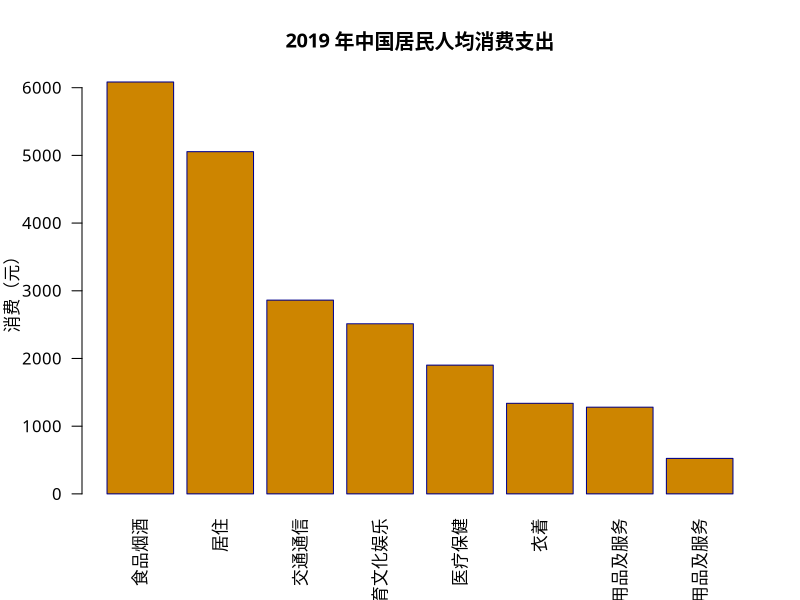
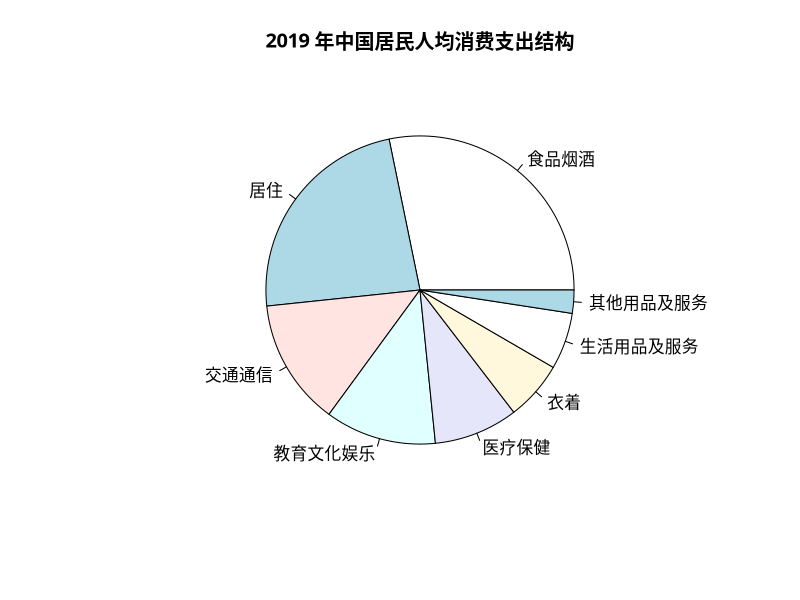

These charts were generated, in order, by the following R code:
## ---- chunk 1
getwd()
## ---- chunk 2
num_x <- c(1.2, 4.5, 6)
int_x <- c(1L, 6L, 80L)
log_x <- c(TRUE, FALSE, T, F, F)
cha_x <- c('yanfei', 'feng')
cha_x
## ---- chunk 3
10:15
seq(from=1, to=10, by=3)
LETTERS[1:10]
rep(14, 10)
## ---- chunk 4
l <- list(a = c(1, 2), b = "apple", c = list(1,2))
l
str(l)
## ---- chunk 5
m <- matrix(c(1:6), 2, 3)
m
## ---- chunk 6
dim(m)
t(m)
## ---- chunk 7
n <- matrix(c(8:13), 2, 3)
rbind(m, n)
cbind(m, n)
## ---- chunk 8
df <- data.frame(x = 1:10, y = letters[1:10])
str(df)
## ---- chunk 9
df <- data.frame(x = 1:3)
df$y <- list(1:2, 1:3, 1:4)
df
## ---- chunk 10
x <- 1:10
x[1]  # 提取第一个元素
x[2]  # 提取第二个元素
x[c(1, 3, 4)] # 提取第1、3、4个元素
x[x > 2] # 提取大于2的元素
## ---- chunk 11
x <- list(a = 1:4, b = letters[1:4], d = c(TRUE, FALSE))
x[[1]] # 提取x的第一个元素
x[['b']] # 提取x的b元素
x$a # 提取x的a元素
x[1] # [] 返回的数据结构和x相同，还是一个列表
x[c(1,3)]
## ---- chunk 12
x <- matrix(1:6, 2, 3)
x[1, 2] # 提取x的第一行第二列
x[, 2] # 提取x的第二列
## ---- chunk 13
x <- data.frame(a = 1:10, b = letters[1:10], d = rnorm(10))
x$a # 提取x的a元素，相当于 x[[1]]
x[1] # 返回的还是数据框
head(x) # 查看x的前6行
tail(x) # 查看x的后6行
nrow(x) # x的行数
ncol(x) # x的列数
names(x) # x的列名
## ---- chunk 14
## Generate a uniform random number
x <- runif(1, 0, 10)  
if(x > 3) {
  y <- 10
} else {
  y <- 0
}
y
## ---- chunk 15
x <- c("a", "b", "c", "d")
for(i in 1:4) {
  ## 打印 x 中的第 i 个元素
  print(x[i])  
}
## ---- chunk 16
x <- c("a", "b", "c", "d")
for(x.ele in x) {
  print(x.ele)  
}
## ---- chunk 17
x <- list(a = 1:5, b = rnorm(10))
lapply(x, mean)
## ---- chunk 18
x <- 1:4
lapply(x, runif)
## ---- chunk 19
x <- list(a = 1:5, b = rnorm(10))
lapply(x, mean)
sapply(x, mean)
x <- 1:4
lapply(x, runif)
sapply(x, runif)
## ---- chunk 20
x <- rep(3, 4)
lapply(x, runif)
sapply(x, runif)
## ---- chunk 21
x <- matrix(rnorm(200), 20, 10)
# 对矩阵 x 的列求均值
apply(x, 2, mean)
# 对矩阵 x 的每一行求 20% 和 75% 分位数
apply(x, 1, quantile, probs = c(0.25, 0.75))
## ---- chunk 22
x <- c(rnorm(100), runif(100), rt(100, 2))
# 定义一个因子型的分组变量
f <- gl(3, 100)
# 求每一组的均值
tapply(x, f, mean)
## ---- chunk 23
mapply(rep, 1:4, 4:1)
## ---- chunk 24
list(rep(1, 4), rep(2, 3), rep(3, 2), rep(4, 1))
## ---- chunk 25
f <- function(x = 1:3, y) c(x, y)
f(1:3, 1:3)
mapply(f, 1:3, 1:3)
## ---- chunk 26
vf <- Vectorize(f)
vf(1:3,1:3)
## ---- chunk 27
f <- function(num  = 1) {
    myname <- "Yanfei \n"
    for (i in seq_len(num)) {
        cat(myname)
    }
    myname.length <- nchar(myname) * num
    return(myname.length)
}
mynamel <- f(3)
print(mynamel)
## ---- chunk 28
tab <- tibble::tibble(
  "R 函数" = c(
    "`barplot()`","`pie()`", "`hist()`","`density()`","`boxplot()`", "`plot()`", "`smoothScatter()`", "`pairs()`", "`image()`", "`contour()`", "`persp()`"),
  "描述" = c("条形图",
           "饼图",
           "直方图",
           "核密度图",
           "箱线图",
           "散点图",
           "带有平滑密度的散点图",
           "两两散点图",
           "图像",
           "等高线图",
           "三维图"))
knitr::kable(tab, booktabs=TRUE, longtable=FALSE, escape=FALSE, caption = "R 中的基础绘图函数")
## ---- chunk 29
expense <- data.frame(
  消费 = c(6084, 5055, 2862, 2513, 1902, 1338, 1281, 524), 
  类别 = c("食品烟酒", "居住",
         "交通通信", "教育文化娱乐",
         "医疗保健", "衣着",
         "生活用品及服务", "其他用品及服务"))
par(family = 'SimHei')
barplot(height = expense$消费, 
        main = "2019 年中国居民人均消费支出", 
        ylab = "消费（元）", 
        names.arg = expense$类别,
        border = 'darkblue',
        col = "orange3",
        las = 2)
## ---- chunk 30
par(family = 'SimHei')
pie(expense$消费,
    labels = expense$类别, 
    main = "2019 年中国居民人均消费支出结构")
